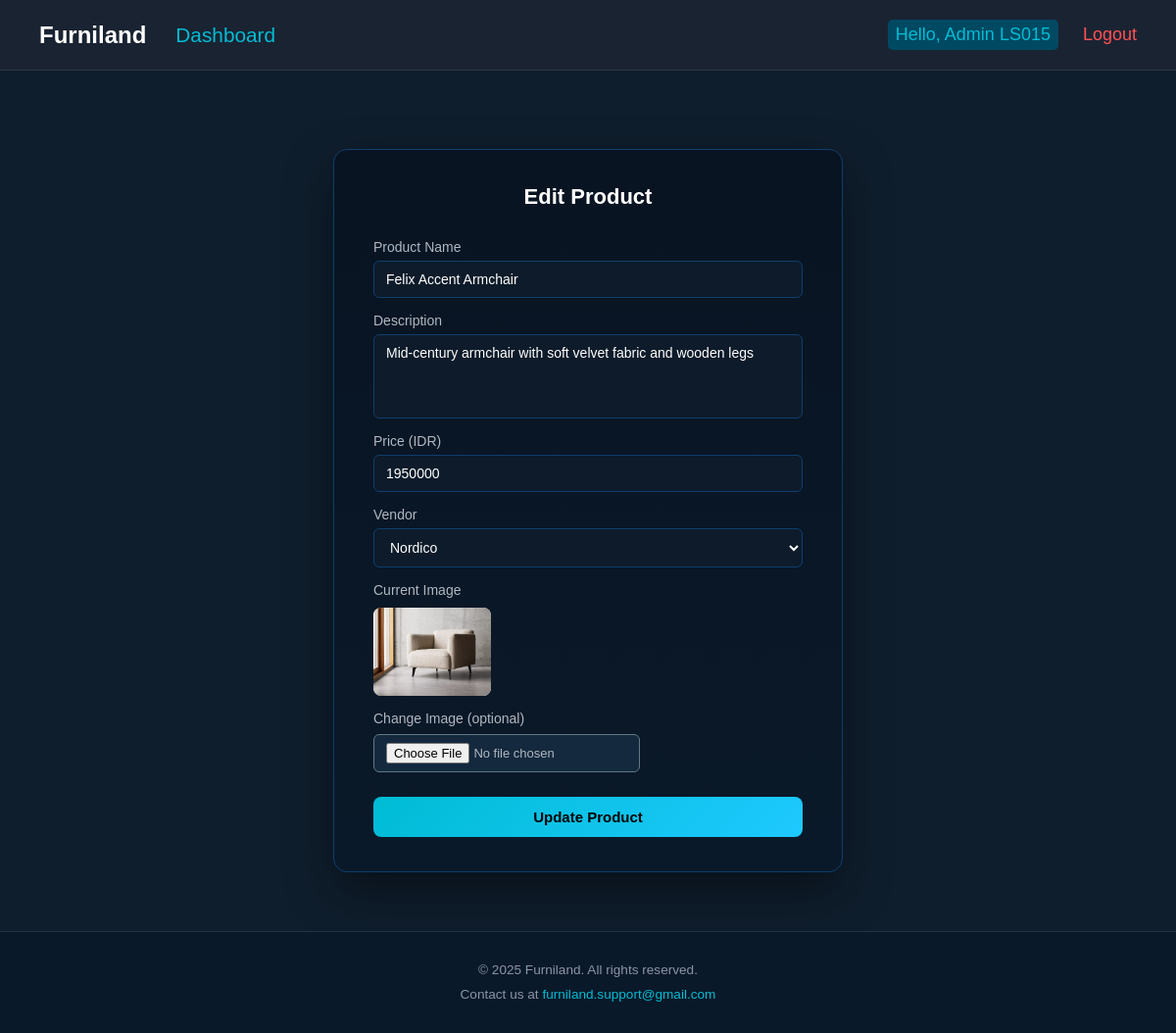
The app's page /edit_product.php?id=1 (signed in) with its own data.
### tables this page shows
CREATE TABLE `products` (
  `productID` int(10) NOT NULL,
  `productName` varchar(30) DEFAULT NULL,
  `description` varchar(255) DEFAULT NULL,
  `price` float DEFAULT NULL,
  `image` varchar(100) DEFAULT NULL,
  `vendorID` int(10) NOT NULL
);

CREATE TABLE `vendors` (
  `vendorID` int(10) NOT NULL,
  `vendorName` varchar(20) DEFAULT NULL,
  `location` varchar(100) DEFAULT NULL
);

### edit_product.php (the view, shortened to what this page needs)
<?php
include "includes/connect.php";
include "includes/header.php";
$productID = intval($_GET['id']);
$stmt = $conn->prepare("SELECT * FROM products WHERE productID = ?");
$stmt->bind_param("i", $productID);
$stmt->execute();
$product = $stmt->get_result()->fetch_assoc();
$vendors = [];
$result = $conn->query("SELECT vendorID, vendorName FROM vendors");
while ($row = $result->fetch_assoc()) {
    $vendors[] = $row;
}
?>
<link rel="stylesheet" href="assets/style.css">
<main class="admin-form-page">
    <div class="admin-form-box">
        <h2>Edit Product</h2>
        <form method="POST" enctype="multipart/form-data">
            <label>Product Name</label>
            <input type="text" name="productName"
                   value="<?= htmlspecialchars($product['productName']) ?>" required>
            <label>Description</label>
            <textarea name="description" rows="4" required><?= htmlspecialchars($product['description']) ?></textarea>
            <label>Price (IDR)</label>
            <input type="number" name="price" step="0.01"
                   value="<?= $product['price'] ?>" required>
            <label>Vendor</label>
            <select name="vendorID" required>
                <?php foreach ($vendors as $v): ?>
                    <option value="<?= $v['vendorID'] ?>"
                        <?= $v['vendorID'] == $product['vendorID'] ? 'selected' : '' ?>>
                        <?= htmlspecialchars($v['vendorName']) ?>
                    </option>
                <?php endforeach; ?>
            </select>
            <label>Current Image</label>
            <?php if ($product['image']): ?>
                <img src="assets/images/<?= htmlspecialchars($product['image']) ?>"
                     style="width:120px; margin:10px 0; border-radius:8px;">
            <?php else: ?>
                <p style="font-size:13px;color:#aaa;">No image uploaded</p>
            <?php endif; ?>
            <label>Change Image (optional)</label>
            <input type="file" name="image" accept="image/png, image/jpeg">
            <button type="submit" class="admin-form-btn">Update Product</button>
        </form>
    </div>
</main>
<?php include "includes/footer.php"; ?>

### assets/style.css (style rules this page uses)
* { font-family: 'Segoe UI', Tahoma, Geneva, Verdana, sans-serif; }
main { max-width: 1400px; margin: 0 auto; }
label { display: block; margin-top: 10px; font-size: 16px; }
input[type="text"], input[type="email"], input[type="date"], input[type="password"] { width: 100%; padding: 8px; margin-top: 5px; border-radius: 5px; border: 1px solid #3a506b; background-color: #0d1b2a; color: white; margin-left: 0; }
select, input, button { padding: 8px 12px; border-radius: 6px; border: 1px solid #607b85; outline: none; background-color: #14293e; color: white; margin-left: 10px; }
button { background: #0db5e9; color: black; cursor: pointer; }
* { box-sizing: border-box; font-family: Arial, sans-serif; margin: 0; padding: 0; }
input[type="text"] { border: 0.3px solid #00699e; }
.admin-form-page { display: flex; justify-content: center; align-items: center; padding: 80px 20px 60px; }
.admin-form-box { background: linear-gradient(180deg, rgba(8, 19, 33, 0.95), rgba(10, 25, 41, 0.95)); width: 520px; padding: 35px 40px; border-radius: 14px; border: 1px solid #0f3e6e; box-shadow: 0 20px 50px rgba(0, 0, 0, 0.45); }
.admin-form-box h2 { text-align: center; margin-bottom: 30px; font-size: 22px; font-weight: 600; color: #ffffff; }
.admin-form-box label { margin-top: 15px; font-size: 14px; color: #b0b8c1; }
.admin-form-box input[type="text"], .admin-form-box input[type="number"], .admin-form-box textarea, .admin-form-box select { width: 100%; margin-top: 6px; padding: 10px 12px; border-radius: 6px; border: 1px solid #0f3e6e; background-color: #0d1b2a; color: #ffffff; font-size: 14px; margin-left: 0; }
.admin-form-box textarea { resize: none; }
.admin-form-box input[type="file"] { margin-top: 8px; color: #b0b8c1; font-size: 13px; margin-left: 0; }
.admin-form-box img { display: block; margin-top: 10px; border-radius: 10px; background: #eee; }
.admin-form-btn { width: 100%; margin-top: 25px; padding: 12px; background: linear-gradient(135deg, #00bcd4, #1ec9ff); color: #000; border: none; border-radius: 8px; font-size: 15px; font-weight: 600; cursor: pointer; transition: transform 0.2s ease, box-shadow 0.2s ease; margin-left: 0; }

### records on screen
products: productName "Felix Accent Armchair", description "Mid-century armchair with soft velvet fabric and wooden legs", price "1950000", vendorID "Nordico", image (picture)

### other values on screen
$username "LS015"
